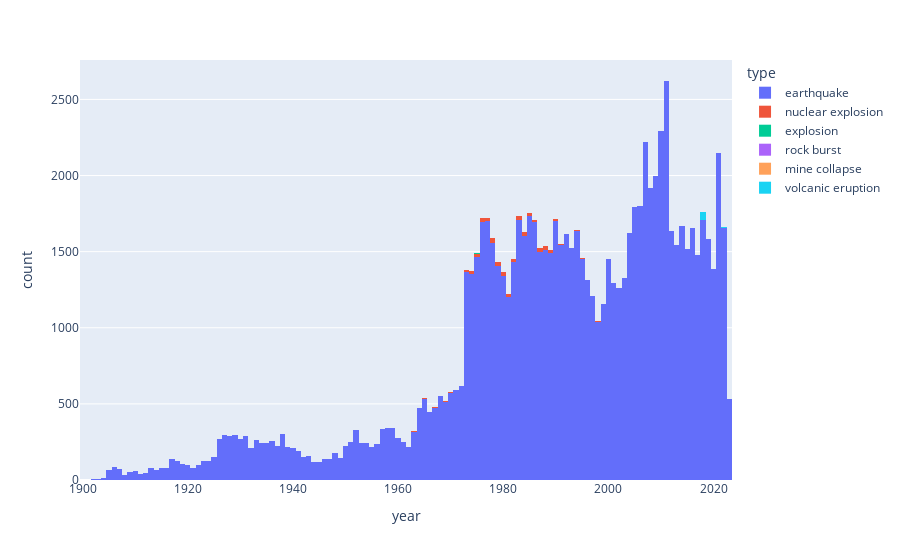

The code cell stored with this chart in its notebook:
### Code cell
px.histogram(data_frame=df,x='year',color='type')

### Figure 1 — Plotly figure (JSON) as saved in the notebook; plotly's stock layout.template omitted (floating-point values rounded to 4 significant figures; data arrays with more than 128 entries replaced by an {"elided": "..."} marker saying what was removed)
{"data": [{"alignmentgroup": "True", "bingroup": "x", "hovertemplate": "type=earthquake<br>year=%{x}<br>count=%{y}<extra></extra>", "legendgroup": "earthquake", "marker": {"color": "#636efa", "pattern": {"shape": ""}}, "name": "earthquake", "offsetgroup": "earthquake", "orientation": "v", "showlegend": true, "type": "histogram", "x": {"elided": "95685 int values"}, "xaxis": "x", "yaxis": "y"}, {"alignmentgroup": "True", "bingroup": "x", "hovertemplate": "type=nuclear explosion<br>year=%{x}<br>count=%{y}<extra></extra>", "legendgroup": "nuclear explosion", "marker": {"color": "#EF553B", "pattern": {"shape": ""}}, "name": "nuclear explosion", "offsetgroup": "nuclear explosion", "orientation": "v", "showlegend": true, "type": "histogram", "x": {"elided": "424 int values"}, "xaxis": "x", "yaxis": "y"}, {"alignmentgroup": "True", "bingroup": "x", "hovertemplate": "type=explosion<br>year=%{x}<br>count=%{y}<extra></extra>", "legendgroup": "explosion", "marker": {"color": "#00cc96", "pattern": {"shape": ""}}, "name": "explosion", "offsetgroup": "explosion", "orientation": "v", "showlegend": true, "type": "histogram", "x": [1973, 1975, 1975, 1975, 1976, 1976, 1980, 1981, 1984, 1985], "xaxis": "x", "yaxis": "y"}, {"alignmentgroup": "True", "bingroup": "x", "hovertemplate": "type=rock burst<br>year=%{x}<br>count=%{y}<extra></extra>", "legendgroup": "rock burst", "marker": {"color": "#ab63fa", "pattern": {"shape": ""}}, "name": "rock burst", "offsetgroup": "rock burst", "orientation": "v", "showlegend": true, "type": "histogram", "x": [1989], "xaxis": "x", "yaxis": "y"}, {"alignmentgroup": "True", "bingroup": "x", "hovertemplate": "type=mine collapse<br>year=%{x}<br>count=%{y}<extra></extra>", "legendgroup": "mine collapse", "marker": {"color": "#FFA15A", "pattern": {"shape": ""}}, "name": "mine collapse", "offsetgroup": "mine collapse", "orientation": "v", "showlegend": true, "type": "histogram", "x": [1995], "xaxis": "x", "yaxis": "y"}, {"alignmentgroup": "True", "bingroup": "x", "hovertemplate": "type=volcanic eruption<br>year=%{x}<br>count=%{y}<extra></extra>", "legendgroup": "volcanic eruption", "marker": {"color": "#19d3f3", "pattern": {"shape": ""}}, "name": "volcanic eruption", "offsetgroup": "volcanic eruption", "orientation": "v", "showlegend": true, "type": "histogram", "x": [2018, 2018, 2018, 2018, 2018, 2018, 2018, 2018, 2018, 2018, 2018, 2018, 2018, 2018, 2018, 2018, 2018, 2018, 2018, 2018, 2018, 2018, 2018, 2018, 2018, 2018, 2018, 2018, 2018, 2018, 2018, 2018, 2018, 2018, 2018, 2018, 2018, 2018, 2018, 2018, 2018, 2018, 2018, 2018, 2018, 2018, 2018, 2018, 2018, 2018, 2018, 2018, 2018, 2022], "xaxis": "x", "yaxis": "y"}], "layout": {"barmode": "relative", "legend": {"title": {"text": "type"}, "tracegroupgap": 0}, "margin": {"t": 60}, "xaxis": {"anchor": "y", "domain": [0, 1], "title": {"text": "year"}}, "yaxis": {"anchor": "x", "domain": [0, 1], "title": {"text": "count"}}}}
